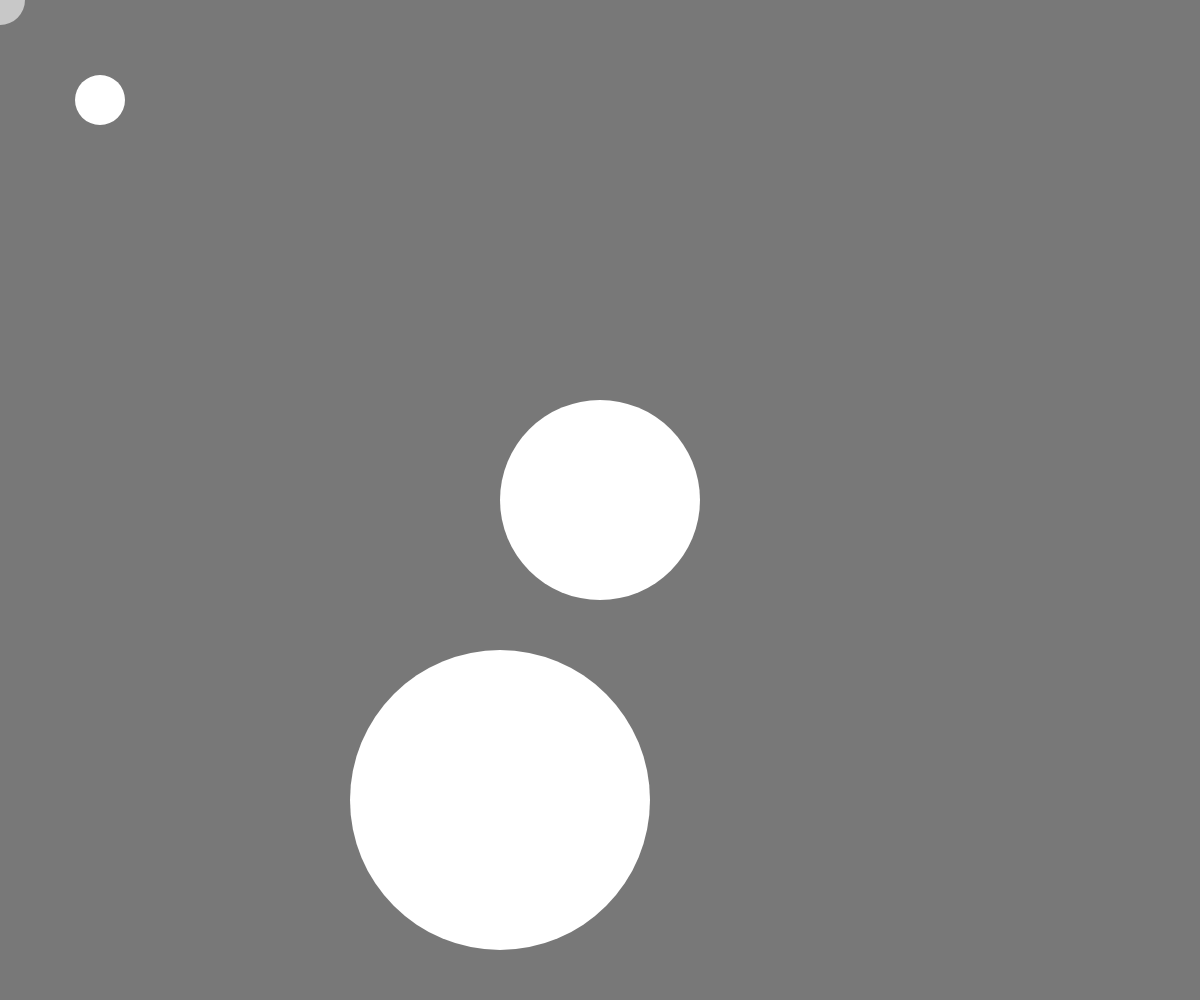
Frame 1 (no input)
Frame 60 (no input): identical to frame 1, image omitted
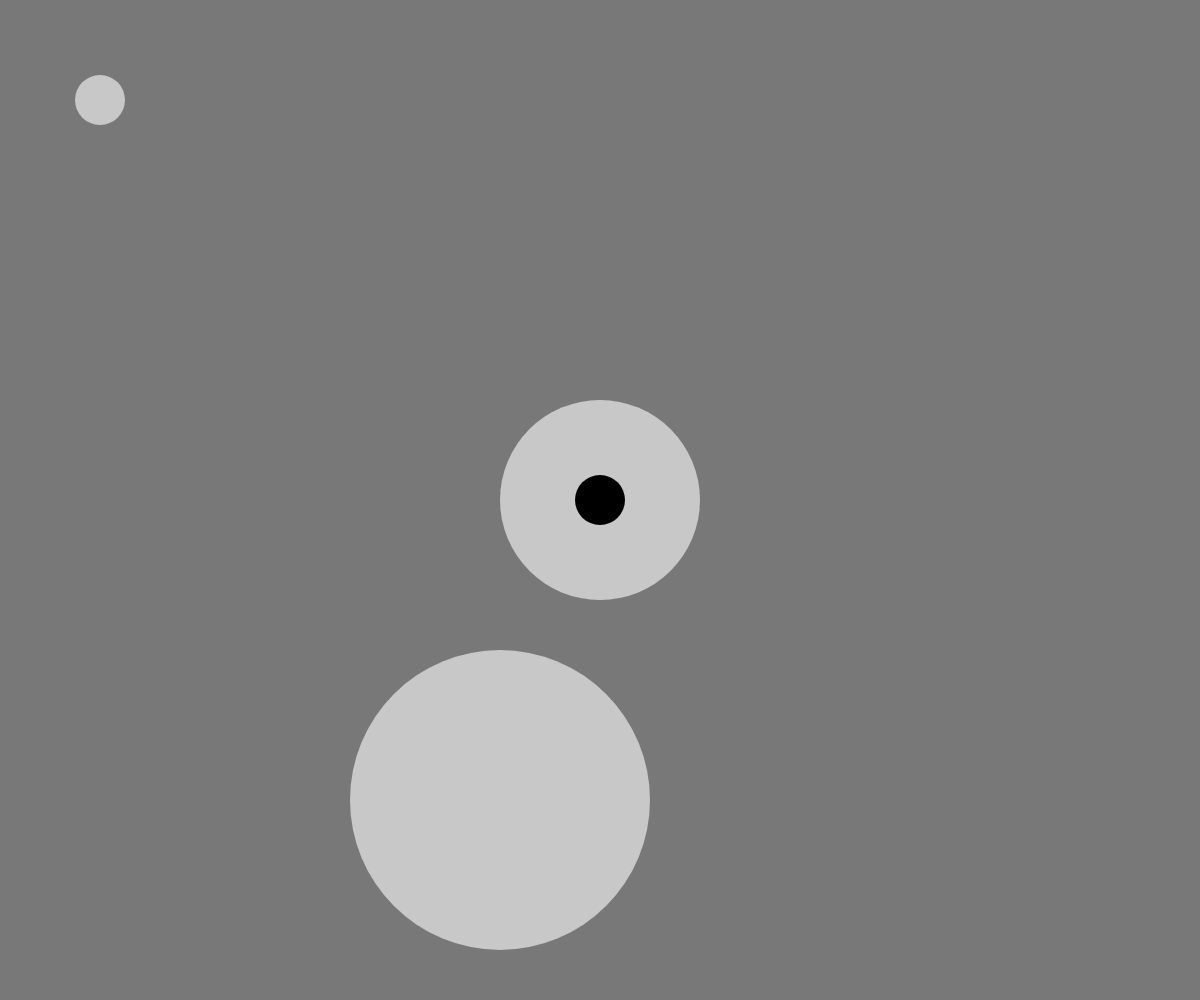
Frame 120 (the mouse pressed at the canvas centre since frame 60)

The p5.js sketch that drew these frames (run headless with seeded random() and noise() and a simulated clock; from frame 60 on, the mouse is pressed at the canvas centre):

// p5.js sketch
// ── sketch.js

// Example from Lauren McCarthy, Intro to Creative Programming @ RISD
// http://risd-creative-programming.github.io/fa13-introtocreativeprogramming/examples.html


var setup = function() {

	createCanvas(windowWidth, windowHeight);
	noStroke();
	background(0, 150, 255);
	
};

var draw = function() {

	background(120);
	fill(255);



	// noFill();
	// strokeWeight(5);
	// stroke(200);
	// ellipse(width/2, height/2, 1000, 1000);

	var d = dist(width/2, height/2, mouseX, mouseY);
	var d2 = dist(100,100, mouseX, mouseY);
	var d3 = dist(500,800, mouseX, mouseY);

	if(d < 100 || d2 < 25 || d3 < 150) {
		fill(200);
		ellipse(width/2, height/2, 200, 200);
		ellipse(100,100, 50, 50);
		ellipse(500, 800, 300, 300);
		fill(0);
	} else {
		fill(255);
		ellipse(width/2, height/2, 200, 200);
		ellipse(100,100, 50, 50);
		ellipse(500, 800, 300, 300);
		fill(200);
	}

	noStroke();
	ellipse(mouseX, mouseY, 50, 50);

};
